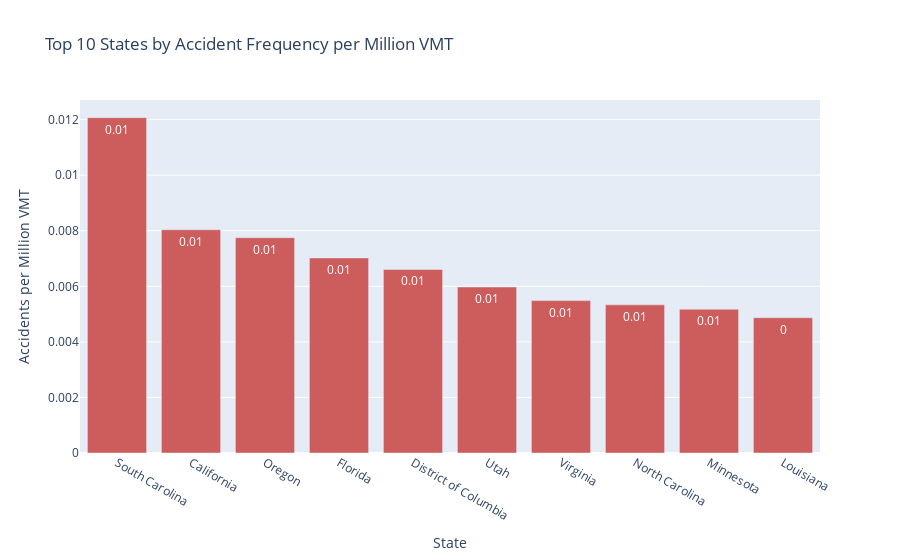

The notebook cell saved with this chart:
### Code cell
top10 = merged.sort_values("accidents_per_million_vmt", ascending=False).head(10)

# Create bar chart
bar_fig = go.Figure(go.Bar(
    x=top10["State_Full"],
    y=top10["accidents_per_million_vmt"],
    text=top10["accidents_per_million_vmt"].round(2),
    textposition="auto",
    marker_color="indianred"
))

bar_fig.update_layout(
    title="Top 10 States by Accident Frequency per Million VMT",
    xaxis_title="State",
    yaxis_title="Accidents per Million VMT"
)

bar_fig.show()

### Figure 1 — Plotly figure (JSON) as saved in the notebook; plotly's stock layout.template omitted (floating-point values rounded to 4 significant figures)
{"data": [{"marker": {"color": "indianred"}, "text": [0.01, 0.01, 0.01, 0.01, 0.01, 0.01, 0.01, 0.01, 0.01, 0.0], "textposition": "auto", "type": "bar", "x": ["South Carolina", "California", "Oregon", "Florida", "District of Columbia", "Utah", "Virginia", "North Carolina", "Minnesota", "Louisiana"], "y": [0.01207, 0.008036, 0.00775, 0.007021, 0.006605, 0.005974, 0.005484, 0.005333, 0.005176, 0.004869]}], "layout": {"title": {"text": "Top 10 States by Accident Frequency per Million VMT"}, "xaxis": {"title": {"text": "State"}}, "yaxis": {"title": {"text": "Accidents per Million VMT"}}}}
